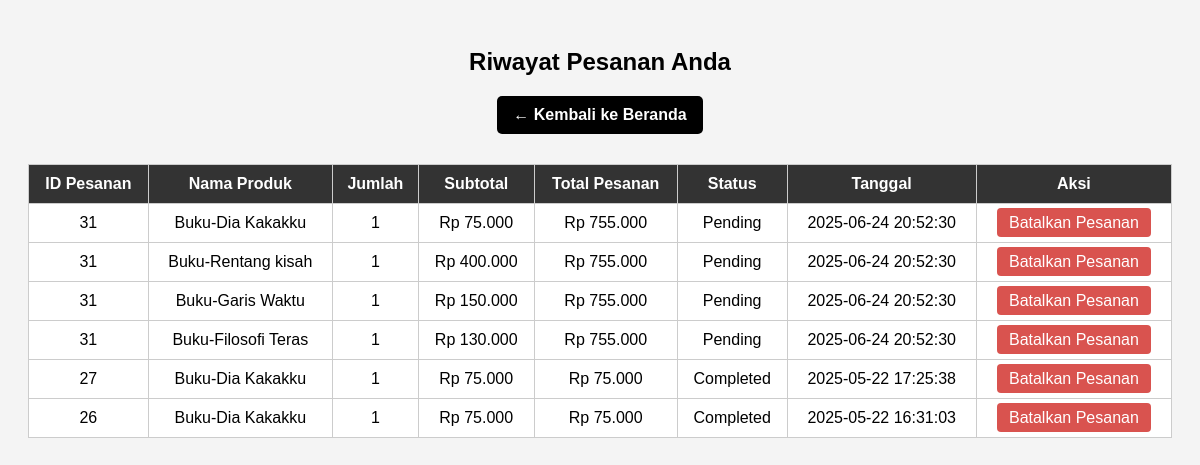
The page /users/orders.php (signed in) on the database its author committed.
### tables this page shows
CREATE TABLE `order_details` (
  `order_detail_id` int(11) NOT NULL,
  `order_id` int(11) NOT NULL,
  `product_id` int(11) NOT NULL,
  `quantity` int(11) NOT NULL DEFAULT 1,
  `price` decimal(12,2) NOT NULL,
  `subtotal` decimal(12,2) NOT NULL
);

CREATE TABLE `orders` (
  `order_id` int(11) NOT NULL,
  `user_id` int(11) NOT NULL,
  `order_date` datetime DEFAULT current_timestamp(),
  `status` enum('pending','processing','shipped','completed','cancelled') DEFAULT 'pending',
  `total_amount` decimal(12,2) NOT NULL,
  `shipping_address` text NOT NULL,
  `phone` varchar(20) DEFAULT NULL,
  `created_at` timestamp NOT NULL DEFAULT current_timestamp(),
  `updated_at` timestamp NOT NULL DEFAULT current_timestamp() ON UPDATE current_timestamp()
);

CREATE TABLE `products` (
  `product_id` int(11) NOT NULL,
  `name` varchar(150) NOT NULL,
  `description` text DEFAULT NULL,
  `price` decimal(12,2) NOT NULL,
  `stock` int(11) NOT NULL DEFAULT 0,
  `image_url` varchar(255) DEFAULT NULL,
  `created_at` timestamp NOT NULL DEFAULT current_timestamp()
);

### users/orders.php (the view, shortened to what this page needs)
<?php
$host = "localhost";
$user = "root";
$password = "";
$database = "toko_buku";
$koneksi = new mysqli($host, $user, $password, $database);
$username = $_SESSION['username'];
$stmt = $koneksi->prepare("SELECT user_id FROM users WHERE username = ?");
$stmt->bind_param("s", $username);
$stmt->execute();
$result = $stmt->get_result();
$user = $result->fetch_assoc();
$user_id = $user['user_id'];
$sql = "
    SELECT o.order_id, o.order_date, o.status, o.total_amount,
           p.name AS product_name, od.quantity, od.subtotal
    FROM orders o
    JOIN order_details od ON o.order_id = od.order_id
    JOIN products p ON od.product_id = p.product_id
    WHERE o.user_id = ?
    ORDER BY o.order_date DESC
";
$stmt = $koneksi->prepare($sql);
$stmt->bind_param("i", $user_id);
$stmt->execute();
$orders = $stmt->get_result();
?>
<!DOCTYPE html>
<html lang="id">
<head>
</head>
<body>
<h2>Riwayat Pesanan Anda</h2>
<div style="text-align: center;">
    <a href="beranda.php" class="btn-kembali">← Kembali ke Beranda</a>
</div>
<table>
    <thead>
        <tr>
            <th>ID Pesanan</th>
            <th>Nama Produk</th>
            <th>Jumlah</th>
            <th>Subtotal</th>
            <th>Total Pesanan</th>
            <th>Status</th>
            <th>Tanggal</th>
            <th>Aksi</th>
        </tr>
    </thead>
    <tbody>
        <?php if ($orders->num_rows > 0): ?>
            <?php while($row = $orders->fetch_assoc()): ?>
                <tr>
                    <td><?= $row['order_id'] ?></td>
                    <td><?= htmlspecialchars($row['product_name']) ?></td>
                    <td><?= $row['quantity'] ?></td>
                    <td>Rp <?= number_format($row['subtotal'], 0, ',', '.') ?></td>
                    <td>Rp <?= number_format($row['total_amount'], 0, ',', '.') ?></td>
                    <td><?= ucfirst($row['status']) ?></td>
                    <td><?= $row['order_date'] ?></td>
                    <td>
                        <a class="btn-hapus" href="batalkan_pesanan.php?order_id=<?= $row['order_id'] ?>" onclick="return confirm('Yakin ingin menghapus pesanan ini?');">Batalkan Pesanan</a>
                    </td>
                </tr>
            <?php endwhile; ?>
        <?php else: ?>
            <tr><td colspan="8">Anda belum memiliki pesanan.</td></tr>
        <?php endif; ?>
    </tbody>
</table>
</body>
</html>

### users/orders.php (style rules this page uses)
body { font-family: Arial, sans-serif; background: #f4f4f4; padding: 20px; }
h2 { text-align: center; }
.btn-kembali { display: inline-block; margin-bottom: 20px; background-color: #000; color: white; padding: 10px 16px; text-decoration: none; border-radius: 5px; font-weight: bold; }
table { width: 100%; border-collapse: collapse; background: white; margin-top: 10px; }
th, td { padding: 10px; border: 1px solid #ccc; text-align: center; }
th { background-color: #333; color: white; }
.btn-hapus { background-color: #d9534f; color: white; border: none; padding: 6px 12px; border-radius: 4px; cursor: pointer; text-decoration: none; }

### rows shown on the page
order_details: order.order_id "31", product.name "Buku-Dia Kakakku", quantity "1", subtotal "75.000", order.total_amount "755.000", order.status "Pending", order.order_date "2025-06-24 20:52:30"
order_details: order.order_id "31", product.name "Buku-Rentang kisah", quantity "1", subtotal "400.000", order.total_amount "755.000", order.status "Pending", order.order_date "2025-06-24 20:52:30"
order_details: order.order_id "31", product.name "Buku-Garis Waktu", quantity "1", subtotal "150.000", order.total_amount "755.000", order.status "Pending", order.order_date "2025-06-24 20:52:30"
order_details: order.order_id "31", product.name "Buku-Filosofi Teras", quantity "1", subtotal "130.000", order.total_amount "755.000", order.status "Pending", order.order_date "2025-06-24 20:52:30"
order_details: order.order_id "27", product.name "Buku-Dia Kakakku", quantity "1", subtotal "75.000", order.total_amount "75.000", order.status "Completed", order.order_date "2025-05-22 17:25:38"
order_details: order.order_id "26", product.name "Buku-Dia Kakakku", quantity "1", subtotal "75.000", order.total_amount "75.000", order.status "Completed", order.order_date "2025-05-22 16:31:03"
